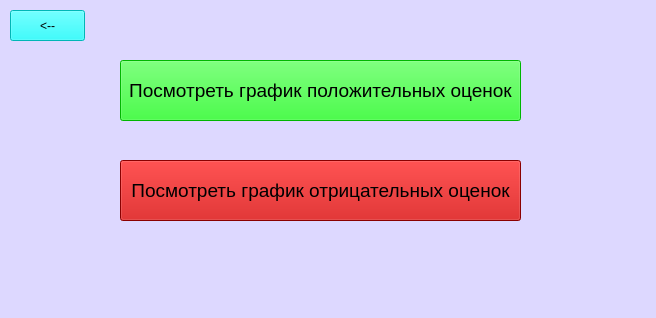
<?xml version="1.0" encoding="UTF-8"?>
<ui version="4.0">
 <class>MainWindow</class>
 <widget class="QMainWindow" name="MainWindow">
  <property name="geometry">
   <rect>
    <x>0</x>
    <y>0</y>
    <width>656</width>
    <height>318</height>
   </rect>
  </property>
  <property name="windowTitle">
   <string>MainWindow</string>
  </property>
  <property name="styleSheet">
   <string notr="true">background-color: rgb(221, 216, 255);</string>
  </property>
  <widget class="QWidget" name="centralwidget">
   <widget class="QPushButton" name="return_2">
    <property name="geometry">
     <rect>
      <x>10</x>
      <y>10</y>
      <width>75</width>
      <height>31</height>
     </rect>
    </property>
    <property name="styleSheet">
     <string notr="true">background-color: rgb(0, 255, 255);</string>
    </property>
    <property name="text">
     <string>&lt;--</string>
    </property>
   </widget>
   <widget class="QPushButton" name="positiv_graph">
    <property name="geometry">
     <rect>
      <x>120</x>
      <y>60</y>
      <width>401</width>
      <height>61</height>
     </rect>
    </property>
    <property name="font">
     <font>
      <pointsize>14</pointsize>
     </font>
    </property>
    <property name="styleSheet">
     <string notr="true">background-color: rgb(0, 255, 0);</string>
    </property>
    <property name="text">
     <string>Посмотреть график положительных оценок</string>
    </property>
   </widget>
   <widget class="QPushButton" name="negative_graph">
    <property name="geometry">
     <rect>
      <x>120</x>
      <y>160</y>
      <width>401</width>
      <height>61</height>
     </rect>
    </property>
    <property name="font">
     <font>
      <pointsize>14</pointsize>
     </font>
    </property>
    <property name="styleSheet">
     <string notr="true">background-color: rgb(193, 0, 0);</string>
    </property>
    <property name="text">
     <string>Посмотреть график отрицательных оценок</string>
    </property>
   </widget>
  </widget>
  <widget class="QMenuBar" name="menubar">
   <property name="geometry">
    <rect>
     <x>0</x>
     <y>0</y>
     <width>656</width>
     <height>21</height>
    </rect>
   </property>
  </widget>
  <widget class="QStatusBar" name="statusbar"/>
 </widget>
 <resources/>
 <connections/>
</ui>
